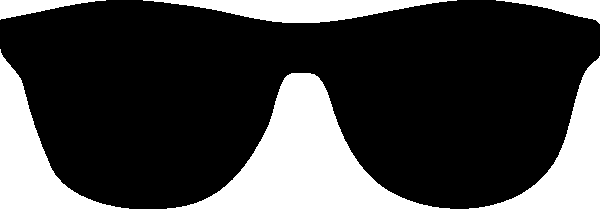
#> input picture glasses.png, 600 x 209 px
$ python tryy.py
#> lines starting #> are read from the running program, lines starting #| are printed output that depends on the picture; after the words box and inside, x2 and y2 are one past the last pixel; in counts of white or black regions, pixels touching at a corner belong together
import numpy as np
import cv2

face_cascade = cv2.CascadeClassifier('haarcascade_frontalface_default.xml')
eye_cascade = cv2.CascadeClassifier('haarcascade_eye.xml')
sunglasses = cv2.imread('glasses.png')
#> sunglasses is the input picture: shape (209, 600, 3); 25.8% white; 6 white regions, box (x1, y1, x2, y2) and area: (167, 73, 450, 209) 13786, (0, 49, 129, 209) 6510, (469, 56, 600, 209) 6171, (143, 0, 457, 23) 3927, (496, 0, 600, 24) 1010, (0, 0, 106, 20) 977
cap = cv2.VideoCapture(0)

while 1:
    ret, img = cap.read()
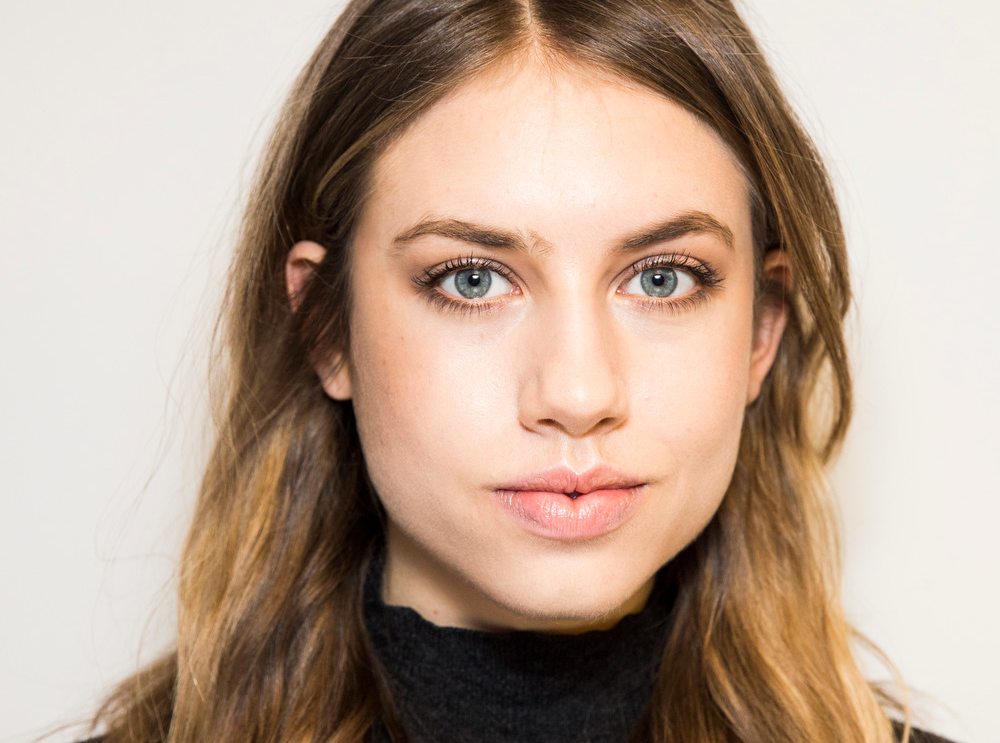
#> input picture images/face2.png, 1000 x 743 px, given in place of the camera
#> img is the input picture: shape (743, 1000, 3); mean B, G, R 146.7, 163.4, 185.6
    gray = cv2.cvtColor(img, cv2.COLOR_BGR2GRAY)
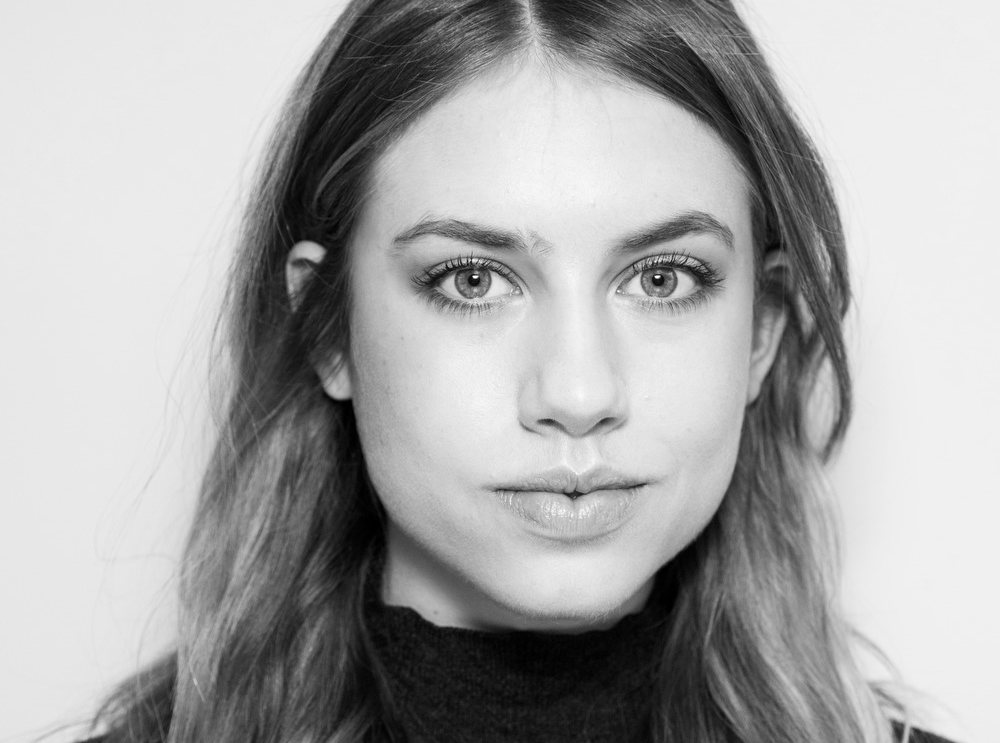
#> gray: shape (743, 1000); min 0, max 255, mean 168.1
    faces = face_cascade.detectMultiScale(gray, 1.3, 5)
#> faces = [[322, 91, 503, 503]]

    for (x,y,w,h) in faces:
        if h > 0 and w > 0:
          h, w = int(1.4*h), int(1.2*w)
          y += 25
          x -= 17

        eye = eye_cascade.detectMultiScale(gray, 1.3, 9)
        for (ex,ey,ew,eh) in eye:
          if eh > 0 and ew > 0:
            eh, ew = int(3*eh), int(4.5*ew)
            ey -= 30
            ex -= 50

            img_roi = img[ey:ey+eh, ex:ex+ew] #the postiton of the left eye

            sunglasses_small = cv2.resize(sunglasses, (ew, eh),  interpolation=cv2.INTER_AREA)
            gray_sunglasses = cv2.cvtColor(sunglasses_small, cv2.COLOR_BGR2GRAY)

            ret, mask = cv2.threshold(gray_sunglasses, 230, 255,  cv2.THRESH_BINARY_INV)
            mask_inv = cv2.bitwise_not(mask)
            masked_face = cv2.bitwise_and(sunglasses_small, sunglasses_small, mask=mask)

#> (the run stopped early here; a loop or call above may not have finished)
